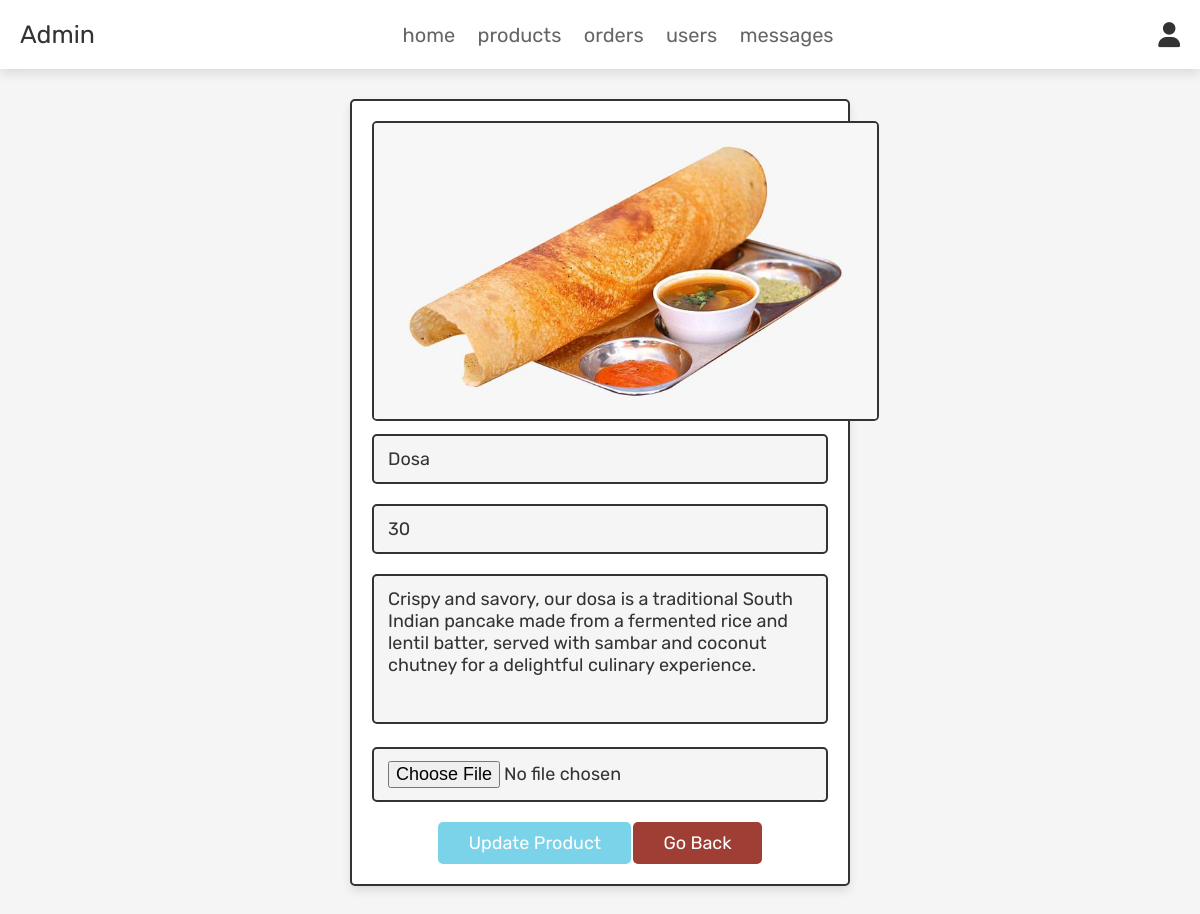
Screenshot of /admin_update_product.php?update=21 (signed in) with the database file from the repository.
### tables this page shows
CREATE TABLE IF NOT EXISTS `products` (
  `id` int(100) NOT NULL AUTO_INCREMENT,
  `name` varchar(100) NOT NULL,
  `details` varchar(500) NOT NULL,
  `price` int(100) NOT NULL,
  `image` varchar(100) NOT NULL,
  PRIMARY KEY (`id`)
);

### admin_update_product.php (the view, shortened to what this page needs)
<?php
@include 'config.php';
?>
<!DOCTYPE html>
<html lang="en">
<head>
   <link rel="stylesheet" href="https://cdnjs.cloudflare.com/ajax/libs/font-awesome/6.0.0/css/all.min.css">
   <link rel="stylesheet" href="css/admin_style.css">
</head>
<body>
<?php @include 'admin_header.php'; ?>
<section class="update-product">
<?php
   $update_id = $_GET['update'];
   $select_products = mysqli_query($conn, "SELECT * FROM `products` WHERE id = '$update_id'") or die('query failed');
   if(mysqli_num_rows($select_products) > 0){
      while($fetch_products = mysqli_fetch_assoc($select_products)){
?>
<form action="" method="post" enctype="multipart/form-data">
   <img src="uploaded_img/<?php echo $fetch_products['image']; ?>" class="image"  alt="">
   <input type="text" class="box" value="<?php echo $fetch_products['name']; ?>" required placeholder="update product name" name="name">
   <input type="number" min="0" class="box" value="<?php echo $fetch_products['price']; ?>" required placeholder="update product price" name="price">
   <textarea name="details" class="box" required placeholder="update product details" cols="30" rows="10"><?php echo $fetch_products['details']; ?></textarea>
   <input type="file" accept="image/jpg, image/jpeg, image/png" class="box" name="image">
   <input type="submit" value="update product" name="update_product" class="btn">
   <a href="admin_products.php" class="option-btn">go back</a>
</form>
<?php
      }
   }else{
      echo '<p class="empty">no update product select</p>';
   }
?>
</section>
</body>
</html>

### admin_style.css (style rules this page uses)
:root { --pink:#7BD3EA; --red:#003f40; --orange:#9f3e34; --black:#333; --white:#fff; --light-color:#666; --light-white:#ccc; --light-bg:#f5f5f5; --border:.2rem solid var(--black); --box-shadow:0 .5rem 1rem rgba(0,0,0,.1); }
* { font-family: 'Rubik', sans-serif; margin:0; padding:0; box-sizing: border-box; outline: none; border:none; text-decoration: none; transition:all .2s linear; }
html { font-size: 62.5%; overflow-x: hidden; scroll-behavior: smooth; scroll-padding-top: 6.5rem; }
body { background: var(--light-bg); }
section { padding:3rem 2rem; }
.btn, .delete-btn, .option-btn { display: inline-block; border-radius: .5rem; margin-top: 1rem; font-size: 1.8rem; color:var(--white); cursor: pointer; padding:1rem 3rem; text-transform: capitalize; }
.btn { background-color: var(--pink); }
.option-btn { background-color: var(--orange); }
.update-product form { max-width: 50rem; border-radius: .5rem; background-color: var(--white); border:var(--border); padding:2rem; text-align: center; margin:0 auto; box-shadow: var(--box-shadow); }
.update-product form .box { width: 100%; margin:1rem 0; font-size: 1.8rem; color:var(--black); border-radius: .5rem; background-color: var(--light-bg); padding:1.2rem 1.4rem; border:var(--border); }
.update-product form textarea { height: 15rem; resize: none; }
.update-product .image { height: 30rem; border:var(--border); border-radius: .5rem; }

### rows the page displays
products: image (picture), name "Dosa", price "30", details "Crispy and savory, our dosa is a traditional South Indian pancake made from a fermented rice and lentil batter, served with sambar and coconut chutney for a delightful culinary experience."
